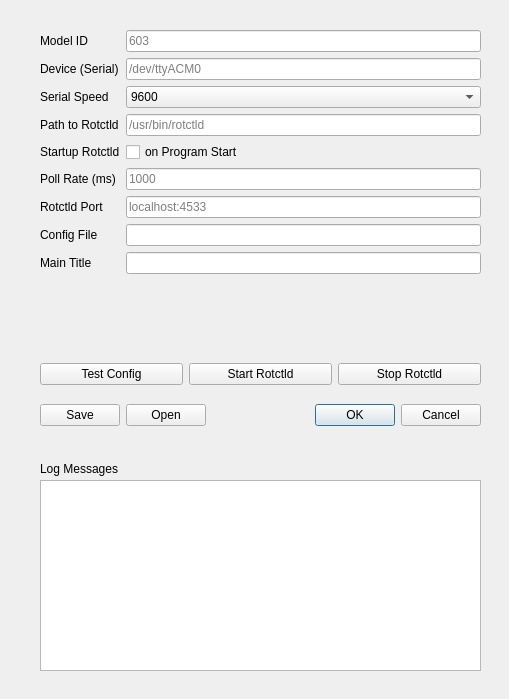
<?xml version="1.0" encoding="UTF-8"?>
<ui version="4.0">
 <class>Config</class>
 <widget class="QDialog" name="Config">
  <property name="geometry">
   <rect>
    <x>0</x>
    <y>0</y>
    <width>509</width>
    <height>699</height>
   </rect>
  </property>
  <property name="windowTitle">
   <string>Configuration</string>
  </property>
  <widget class="QWidget" name="formLayoutWidget">
   <property name="geometry">
    <rect>
     <x>40</x>
     <y>30</y>
     <width>441</width>
     <height>301</height>
    </rect>
   </property>
   <layout class="QFormLayout" name="formLayoutRC">
    <item row="0" column="0">
     <widget class="QLabel" name="labelModelId">
      <property name="text">
       <string>Model ID</string>
      </property>
     </widget>
    </item>
    <item row="0" column="1">
     <widget class="QLineEdit" name="LeModelId">
      <property name="toolTip">
       <string>Rotctld Rotor Model ID</string>
      </property>
      <property name="inputMask">
       <string>009</string>
      </property>
      <property name="placeholderText">
       <string>603</string>
      </property>
     </widget>
    </item>
    <item row="1" column="0">
     <widget class="QLabel" name="labelSerialDev">
      <property name="text">
       <string>Device (Serial)</string>
      </property>
     </widget>
    </item>
    <item row="1" column="1">
     <widget class="QLineEdit" name="LeDevSerial">
      <property name="toolTip">
       <string>Rotctld Serial Device Path</string>
      </property>
      <property name="maxLength">
       <number>512</number>
      </property>
      <property name="placeholderText">
       <string>/dev/ttyACM0</string>
      </property>
     </widget>
    </item>
    <item row="2" column="0">
     <widget class="QLabel" name="labelSpeedSerial">
      <property name="text">
       <string>Serial Speed</string>
      </property>
     </widget>
    </item>
    <item row="2" column="1">
     <widget class="QComboBox" name="CbSpeedSerial">
      <property name="toolTip">
       <string>Serial Baud Rate</string>
      </property>
      <property name="currentText">
       <string>9600</string>
      </property>
      <property name="currentIndex">
       <number>3</number>
      </property>
      <item>
       <property name="text">
        <string>1200</string>
       </property>
      </item>
      <item>
       <property name="text">
        <string>2400</string>
       </property>
      </item>
      <item>
       <property name="text">
        <string>4800</string>
       </property>
      </item>
      <item>
       <property name="text">
        <string>9600</string>
       </property>
      </item>
      <item>
       <property name="text">
        <string>19200</string>
       </property>
      </item>
      <item>
       <property name="text">
        <string>38400</string>
       </property>
      </item>
      <item>
       <property name="text">
        <string>57600</string>
       </property>
      </item>
      <item>
       <property name="text">
        <string>115200</string>
       </property>
      </item>
     </widget>
    </item>
    <item row="3" column="0">
     <widget class="QLabel" name="labelRcExePath">
      <property name="text">
       <string>Path to Rotctld</string>
      </property>
     </widget>
    </item>
    <item row="3" column="1">
     <widget class="QLineEdit" name="LeRcExePath">
      <property name="toolTip">
       <string>Path to Rotctld Executable</string>
      </property>
      <property name="maxLength">
       <number>1024</number>
      </property>
      <property name="placeholderText">
       <string>/usr/bin/rotctld</string>
      </property>
     </widget>
    </item>
    <item row="4" column="0">
     <widget class="QLabel" name="labelRcStartup">
      <property name="text">
       <string>Startup Rotctld</string>
      </property>
     </widget>
    </item>
    <item row="4" column="1">
     <widget class="QCheckBox" name="ChboxRcStartup">
      <property name="text">
       <string>on Program Start</string>
      </property>
     </widget>
    </item>
    <item row="5" column="0">
     <widget class="QLabel" name="labelRcPoll">
      <property name="text">
       <string>Poll Rate (ms)</string>
      </property>
     </widget>
    </item>
    <item row="5" column="1">
     <widget class="QLineEdit" name="LeRcPollRate">
      <property name="toolTip">
       <string>Update Rate for Rotctl</string>
      </property>
      <property name="inputMethodHints">
       <set>Qt::ImhNone</set>
      </property>
      <property name="inputMask">
       <string/>
      </property>
      <property name="maxLength">
       <number>5</number>
      </property>
      <property name="placeholderText">
       <string>1000</string>
      </property>
     </widget>
    </item>
    <item row="6" column="0">
     <widget class="QLabel" name="labelRcPort">
      <property name="text">
       <string>Rotctld Port</string>
      </property>
     </widget>
    </item>
    <item row="6" column="1">
     <widget class="QLineEdit" name="LeRcPort">
      <property name="toolTip">
       <string>Rotctld TCP Port Number (4533 is default)</string>
      </property>
      <property name="inputMask">
       <string/>
      </property>
      <property name="maxLength">
       <number>1024</number>
      </property>
      <property name="placeholderText">
       <string>localhost:4533</string>
      </property>
     </widget>
    </item>
    <item row="7" column="0">
     <widget class="QLabel" name="labelFilename">
      <property name="text">
       <string>Config File</string>
      </property>
     </widget>
    </item>
    <item row="7" column="1">
     <widget class="QLineEdit" name="LeFilename">
      <property name="toolTip">
       <string>Config File Path</string>
      </property>
      <property name="maxLength">
       <number>1024</number>
      </property>
     </widget>
    </item>
    <item row="8" column="0">
     <widget class="QLabel" name="labelMainTitle">
      <property name="text">
       <string>Main Title</string>
      </property>
     </widget>
    </item>
    <item row="8" column="1">
     <widget class="QLineEdit" name="LeMainTitle">
      <property name="toolTip">
       <string>Application Display Title</string>
      </property>
      <property name="maxLength">
       <number>50</number>
      </property>
     </widget>
    </item>
   </layout>
  </widget>
  <widget class="QPlainTextEdit" name="PteRcLog">
   <property name="geometry">
    <rect>
     <x>40</x>
     <y>480</y>
     <width>441</width>
     <height>191</height>
    </rect>
   </property>
   <property name="readOnly">
    <bool>true</bool>
   </property>
  </widget>
  <widget class="QWidget" name="verticalLayoutWidget">
   <property name="geometry">
    <rect>
     <x>40</x>
     <y>350</y>
     <width>441</width>
     <height>91</height>
    </rect>
   </property>
   <layout class="QVBoxLayout" name="verticalLayout">
    <item>
     <layout class="QHBoxLayout" name="horizontalLayout">
      <item>
       <widget class="QPushButton" name="PbRcTest">
        <property name="toolTip">
         <string>Test if Rotctld is running</string>
        </property>
        <property name="text">
         <string>Test Config</string>
        </property>
       </widget>
      </item>
      <item>
       <widget class="QPushButton" name="PbRcStart">
        <property name="toolTip">
         <string>Startup Rotctld daemon</string>
        </property>
        <property name="text">
         <string>Start Rotctld</string>
        </property>
       </widget>
      </item>
      <item>
       <widget class="QPushButton" name="PbRcStop">
        <property name="toolTip">
         <string>Stop running Rotctld</string>
        </property>
        <property name="text">
         <string>Stop Rotctld</string>
        </property>
       </widget>
      </item>
     </layout>
    </item>
    <item>
     <layout class="QHBoxLayout" name="horizontalLayout_2">
      <item>
       <widget class="QPushButton" name="PbSave">
        <property name="toolTip">
         <string>Save Current Settings to Config File</string>
        </property>
        <property name="text">
         <string>Save</string>
        </property>
       </widget>
      </item>
      <item>
       <widget class="QPushButton" name="PbOpen">
        <property name="toolTip">
         <string>Open Config file</string>
        </property>
        <property name="text">
         <string>Open</string>
        </property>
       </widget>
      </item>
      <item>
       <widget class="QDialogButtonBox" name="buttonBox">
        <property name="toolTip">
         <string/>
        </property>
        <property name="orientation">
         <enum>Qt::Horizontal</enum>
        </property>
        <property name="standardButtons">
         <set>QDialogButtonBox::Cancel|QDialogButtonBox::Ok</set>
        </property>
        <property name="centerButtons">
         <bool>false</bool>
        </property>
       </widget>
      </item>
     </layout>
    </item>
   </layout>
  </widget>
  <widget class="QLabel" name="labelLog">
   <property name="geometry">
    <rect>
     <x>40</x>
     <y>460</y>
     <width>111</width>
     <height>17</height>
    </rect>
   </property>
   <property name="text">
    <string>Log Messages</string>
   </property>
  </widget>
 </widget>
 <resources/>
 <connections>
  <connection>
   <sender>buttonBox</sender>
   <signal>accepted()</signal>
   <receiver>Config</receiver>
   <slot>accept()</slot>
   <hints>
    <hint type="sourcelabel">
     <x>478</x>
     <y>432</y>
    </hint>
    <hint type="destinationlabel">
     <x>157</x>
     <y>274</y>
    </hint>
   </hints>
  </connection>
  <connection>
   <sender>buttonBox</sender>
   <signal>rejected()</signal>
   <receiver>Config</receiver>
   <slot>reject()</slot>
   <hints>
    <hint type="sourcelabel">
     <x>478</x>
     <y>432</y>
    </hint>
    <hint type="destinationlabel">
     <x>286</x>
     <y>274</y>
    </hint>
   </hints>
  </connection>
  <connection>
   <sender>LeModelId</sender>
   <signal>editingFinished()</signal>
   <receiver>Config</receiver>
   <slot>LeChanged()</slot>
   <hints>
    <hint type="sourcelabel">
     <x>306</x>
     <y>42</y>
    </hint>
    <hint type="destinationlabel">
     <x>306</x>
     <y>0</y>
    </hint>
   </hints>
  </connection>
  <connection>
   <sender>LeDevSerial</sender>
   <signal>editingFinished()</signal>
   <receiver>Config</receiver>
   <slot>LeChanged()</slot>
   <hints>
    <hint type="sourcelabel">
     <x>380</x>
     <y>76</y>
    </hint>
    <hint type="destinationlabel">
     <x>382</x>
     <y>0</y>
    </hint>
   </hints>
  </connection>
  <connection>
   <sender>LeRcExePath</sender>
   <signal>editingFinished()</signal>
   <receiver>Config</receiver>
   <slot>LeChanged()</slot>
   <hints>
    <hint type="sourcelabel">
     <x>323</x>
     <y>137</y>
    </hint>
    <hint type="destinationlabel">
     <x>328</x>
     <y>0</y>
    </hint>
   </hints>
  </connection>
  <connection>
   <sender>LeRcPollRate</sender>
   <signal>editingFinished()</signal>
   <receiver>Config</receiver>
   <slot>LeChanged()</slot>
   <hints>
    <hint type="sourcelabel">
     <x>220</x>
     <y>204</y>
    </hint>
    <hint type="destinationlabel">
     <x>220</x>
     <y>0</y>
    </hint>
   </hints>
  </connection>
  <connection>
   <sender>LeRcPort</sender>
   <signal>editingFinished()</signal>
   <receiver>Config</receiver>
   <slot>LeChanged()</slot>
   <hints>
    <hint type="sourcelabel">
     <x>246</x>
     <y>237</y>
    </hint>
    <hint type="destinationlabel">
     <x>251</x>
     <y>0</y>
    </hint>
   </hints>
  </connection>
  <connection>
   <sender>PbSave</sender>
   <signal>clicked()</signal>
   <receiver>Config</receiver>
   <slot>PbSave_Clicked()</slot>
   <hints>
    <hint type="sourcelabel">
     <x>105</x>
     <y>432</y>
    </hint>
    <hint type="destinationlabel">
     <x>114</x>
     <y>0</y>
    </hint>
   </hints>
  </connection>
  <connection>
   <sender>PbOpen</sender>
   <signal>clicked()</signal>
   <receiver>Config</receiver>
   <slot>PbOpen_Clicked()</slot>
   <hints>
    <hint type="sourcelabel">
     <x>217</x>
     <y>432</y>
    </hint>
    <hint type="destinationlabel">
     <x>169</x>
     <y>11</y>
    </hint>
   </hints>
  </connection>
  <connection>
   <sender>ChboxRcStartup</sender>
   <signal>stateChanged(int)</signal>
   <receiver>Config</receiver>
   <slot>ChboxRcStartup_StateChange(int)</slot>
   <hints>
    <hint type="sourcelabel">
     <x>264</x>
     <y>172</y>
    </hint>
    <hint type="destinationlabel">
     <x>120</x>
     <y>35</y>
    </hint>
   </hints>
  </connection>
  <connection>
   <sender>LeFilename</sender>
   <signal>editingFinished()</signal>
   <receiver>Config</receiver>
   <slot>LeChanged()</slot>
   <hints>
    <hint type="sourcelabel">
     <x>314</x>
     <y>267</y>
    </hint>
    <hint type="destinationlabel">
     <x>316</x>
     <y>296</y>
    </hint>
   </hints>
  </connection>
  <connection>
   <sender>LeMainTitle</sender>
   <signal>editingFinished()</signal>
   <receiver>Config</receiver>
   <slot>LeChanged()</slot>
   <hints>
    <hint type="sourcelabel">
     <x>274</x>
     <y>303</y>
    </hint>
    <hint type="destinationlabel">
     <x>276</x>
     <y>329</y>
    </hint>
   </hints>
  </connection>
  <connection>
   <sender>PbRcTest</sender>
   <signal>clicked()</signal>
   <receiver>Config</receiver>
   <slot>PbRcTest_Clicked()</slot>
   <hints>
    <hint type="sourcelabel">
     <x>64</x>
     <y>373</y>
    </hint>
    <hint type="destinationlabel">
     <x>61</x>
     <y>336</y>
    </hint>
   </hints>
  </connection>
  <connection>
   <sender>PbRcStart</sender>
   <signal>clicked()</signal>
   <receiver>Config</receiver>
   <slot>PbRcStart_Clicked()</slot>
   <hints>
    <hint type="sourcelabel">
     <x>198</x>
     <y>368</y>
    </hint>
    <hint type="destinationlabel">
     <x>199</x>
     <y>338</y>
    </hint>
   </hints>
  </connection>
  <connection>
   <sender>PbRcStop</sender>
   <signal>clicked()</signal>
   <receiver>Config</receiver>
   <slot>PbRcStop_Clicked()</slot>
   <hints>
    <hint type="sourcelabel">
     <x>416</x>
     <y>371</y>
    </hint>
    <hint type="destinationlabel">
     <x>427</x>
     <y>338</y>
    </hint>
   </hints>
  </connection>
 </connections>
 <slots>
  <slot>LeChanged()</slot>
  <slot>PbSave_Clicked()</slot>
  <slot>PbOpen_Clicked()</slot>
  <slot>ChboxRcStartup_StateChange(int)</slot>
  <slot>PbRcTest_Clicked()</slot>
  <slot>PbRcStart_Clicked()</slot>
  <slot>PbRcStop_Clicked()</slot>
 </slots>
</ui>
